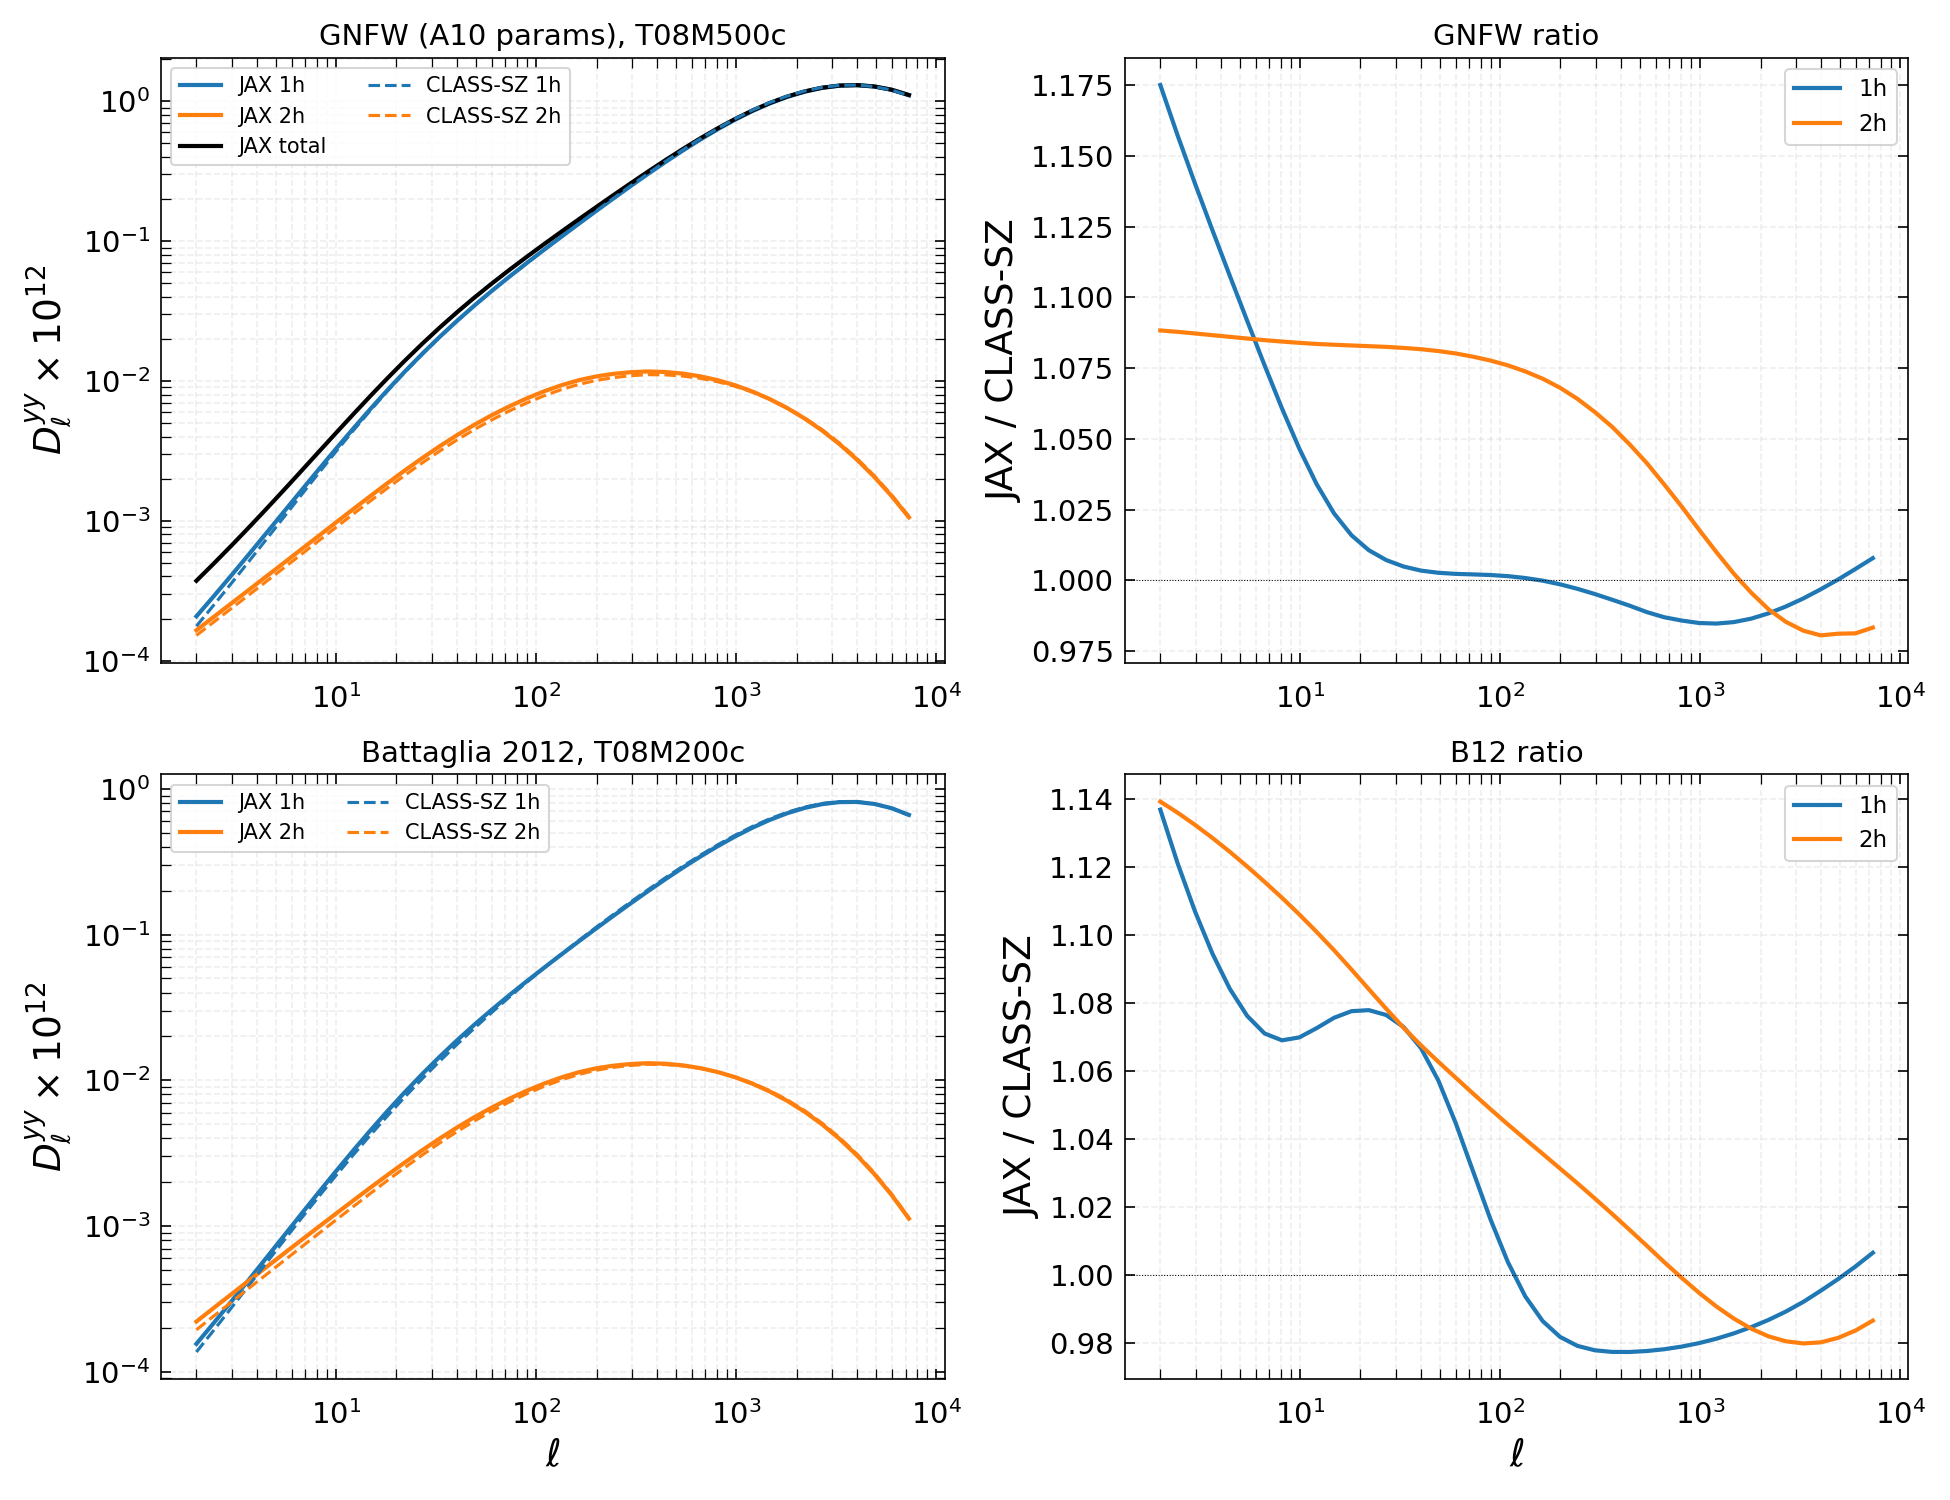

The script that saved this image:
"""
Step 5: Compare C_ell^yy from our JAX pipeline vs CLASS-SZ (run live).

Follows the GNFW calculation from:
  class_sz/docs/notebooks/class_sz_tszpowerspectrum.ipynb

Uses CLASS-SZ fast mode (initialize_classy_szfast) for the benchmark.

Run:  python notebooks/step5_cl_yy.py
"""
import warnings; warnings.filterwarnings('ignore')
import os; os.environ["JAX_PLATFORM_NAME"] = "cpu"
import numpy as np
import time

import jax; jax.config.update("jax_enable_x64", True)
import jax.numpy as jnp

import matplotlib
matplotlib.use("Agg")
import matplotlib.pyplot as plt

# ── Cosmology (matches notebook) ─────────────────────────────────────────────
cosmo = {
    'omega_b': 0.02, 'omega_cdm': 0.12, 'H0': 80.,
    'tau_reio': 0.0561, 'ln10^{10}A_s': 3.047, 'n_s': 0.9665,
}
h = cosmo['H0'] / 100.0

# Integration limits (CLASS-SZ convention: masses in M_sun/h)
z_min, z_max = 0.005, 2.0
M_min_h, M_max_h = 5e10, 3.5e15  # M_sun/h

# Convert to physical M_sun for our code
m_min = M_min_h / h
m_max = M_max_h / h

# ── 1. Run CLASS-SZ live ────────────────────────────────────────────────────
print("=" * 65)
print("1. CLASS-SZ (GNFW profile, T08M500c, fast mode)")
print("=" * 65)

from classy_sz import Class as Class_sz

t0 = time.time()
csz = Class_sz()
csz.set(cosmo)
csz.set({
    'output': 'tSZ_tSZ_1h,tSZ_tSZ_2h',
    'skip_input': 0,
    'cosmo_model': 0,

    'ell_min': 2,
    'ell_max': 8000,
    'dell': 0.,
    'dlogell': 0.2,

    'z_min': z_min,
    'z_max': z_max,
    'M_min': M_min_h,
    'M_max': M_max_h,

    'mass_function': 'T08M500c',
    'pressure_profile': 'GNFW',

    'P0GNFW': 8.130,
    'c500': 1.156,
    'gammaGNFW': 0.3292,
    'alphaGNFW': 1.0620,
    'betaGNFW': 5.4807,

    # B=1.0 means no mass bias (our code has no B parameter yet)
    'B': 1.0,

    'no_spline_in_tinker': 1,
    'HMF_prescription_NCDM': 1,
    'use_resnet_pkl': 0,

    # Precision
    'x_outSZ': 4.,
    'use_fft_for_profiles_transform': 1,
    'N_samp_fftw': 1024,
    'x_min_gas_pressure_fftw': 1e-4,
    'x_max_gas_pressure_fftw': 1e6,
    'n_m_pressure_profile': 100,
    'n_z_pressure_profile': 100,
    'ndim_redshifts': 150,
    'redshift_epsabs': 1e-40,
    'redshift_epsrel': 1e-4,
    'mass_epsabs': 1e-40,
    'mass_epsrel': 1e-4,
})
csz.initialize_classy_szfast()
t_csz = time.time() - t0

ell_csz = np.asarray(csz.cl_sz()['ell'])
dl_1h_csz = np.asarray(csz.cl_sz()['1h'])
dl_2h_csz = np.asarray(csz.cl_sz()['2h'])

print(f"  elapsed: {t_csz:.2f}s")
print(f"  ell range: [{ell_csz[0]:.0f}, {ell_csz[-1]:.0f}], n_ell={len(ell_csz)}")
print(f"  1h range: [{dl_1h_csz.min():.4e}, {dl_1h_csz.max():.4e}]")
print(f"  2h range: [{dl_2h_csz.min():.4e}, {dl_2h_csz.max():.4e}]")

# ── 2. Our JAX pipeline ────────────────────────────────────────────────────
print("\n" + "=" * 65)
print("2. JAX pipeline (cosmology.build + hmf + power_spectrum)")
print("=" * 65)

from classy_szfast.cosmology import build
from classy_szfast.hmf import build_halo_grids
from classy_szfast.power_spectrum import cl_yy_1h_2h

ell_jax = jnp.array(ell_csz)

t0 = time.time()
z_grid = jnp.geomspace(z_min, z_max, 150)
cg = build(cosmo, z_grid=z_grid)
hg = build_halo_grids(cg, cosmo, delta_crit=500.0,
                       m_min=m_min, m_max=m_max, n_m=300)
cl_1h, cl_2h = cl_yy_1h_2h(ell_jax, cg, hg, cosmo, profile='arnaud10')
t_jax = time.time() - t0

dl_fac = ell_jax * (ell_jax + 1) / (2 * jnp.pi) * 1e12
dl_1h_jax = np.array(dl_fac * cl_1h)
dl_2h_jax = np.array(dl_fac * cl_2h)

print(f"  elapsed: {t_jax:.2f}s")
print(f"  1h range: [{dl_1h_jax.min():.4e}, {dl_1h_jax.max():.4e}]")
print(f"  2h range: [{dl_2h_jax.min():.4e}, {dl_2h_jax.max():.4e}]")

# ── 3. Comparison ───────────────────────────────────────────────────────────
print("\n" + "=" * 65)
print("Ratios JAX / CLASS-SZ")
print("=" * 65)

r1h = dl_1h_jax / dl_1h_csz
r2h = dl_2h_jax / dl_2h_csz
print(f"  1h: mean={r1h.mean():.4f}  min={r1h.min():.4f}  max={r1h.max():.4f}")
print(f"  2h: mean={r2h.mean():.4f}  min={r2h.min():.4f}  max={r2h.max():.4f}")

print(f"\n  {'ell':>6}  {'JAX 1h':>10}  {'CSZ 1h':>10}  {'1h ratio':>8}"
      f"  {'JAX 2h':>10}  {'CSZ 2h':>10}  {'2h ratio':>8}")
for i in range(0, len(ell_csz), max(1, len(ell_csz)//10)):
    e = float(ell_csz[i])
    print(f"  {e:6.0f}  {dl_1h_jax[i]:10.4e}  {dl_1h_csz[i]:10.4e}  {r1h[i]:8.4f}"
          f"  {dl_2h_jax[i]:10.4e}  {dl_2h_csz[i]:10.4e}  {r2h[i]:8.4f}")

# ── 4. Also run B12 comparison ─────────────────────────────────────────────
print("\n" + "=" * 65)
print("3. CLASS-SZ B12 (for additional comparison)")
print("=" * 65)

csz_b12 = Class_sz()
csz_b12.set(cosmo)
csz_b12.set({
    'output': 'tSZ_1h,tSZ_2h',
    'skip_input': 0,
    'cosmo_model': 0,
    'ell_min': 2, 'ell_max': 8000,
    'dell': 0., 'dlogell': 0.2,
    'z_min': z_min, 'z_max': z_max,
    'M_min': M_min_h, 'M_max': M_max_h,
    'mass_function': 'T08M200c',
    'pressure_profile': 'B12',
    'concentration_parameter': 'D08',
    'x_outSZ': 4.,
    'use_fft_for_profiles_transform': 1,
    'N_samp_fftw': 1024,
    'x_min_gas_pressure_fftw': 1e-4,
    'x_max_gas_pressure_fftw': 1e6,
    'ndim_redshifts': 150,
    'n_m_pressure_profile': 100,
    'n_z_pressure_profile': 100,
})
csz_b12.compute_class_szfast()

ell_b12 = np.asarray(csz_b12.cl_sz()['ell'])
dl_1h_csz_b12 = np.asarray(csz_b12.cl_sz()['1h'])
dl_2h_csz_b12 = np.asarray(csz_b12.cl_sz()['2h'])

# Our B12
hg_200c = build_halo_grids(cg, cosmo, delta_crit=200.0,
                            m_min=m_min, m_max=m_max, n_m=300)
cl_1h_b12, cl_2h_b12 = cl_yy_1h_2h(jnp.array(ell_b12), cg, hg_200c, cosmo,
                                      profile='battaglia12')
dl_fac_b12 = jnp.array(ell_b12) * (jnp.array(ell_b12) + 1) / (2 * jnp.pi) * 1e12
dl_1h_jax_b12 = np.array(dl_fac_b12 * cl_1h_b12)
dl_2h_jax_b12 = np.array(dl_fac_b12 * cl_2h_b12)

r1h_b12 = dl_1h_jax_b12 / dl_1h_csz_b12
r2h_b12 = dl_2h_jax_b12 / dl_2h_csz_b12
print(f"  B12 1h: mean={r1h_b12.mean():.4f}  [{r1h_b12.min():.4f}, {r1h_b12.max():.4f}]")
print(f"  B12 2h: mean={r2h_b12.mean():.4f}  [{r2h_b12.min():.4f}, {r2h_b12.max():.4f}]")

# ── 5. Plot ─────────────────────────────────────────────────────────────────
label_size = 17
title_size = 18
legend_size = 11

fig, axes = plt.subplots(2, 2, figsize=(13, 10))

# Top left: GNFW (A10) D_ell
ax = axes[0, 0]
ax.loglog(ell_csz, dl_1h_jax, 'C0-', lw=2, label='JAX 1h')
ax.loglog(ell_csz, dl_2h_jax, 'C1-', lw=2, label='JAX 2h')
ax.loglog(ell_csz, dl_1h_jax + dl_2h_jax, 'k-', lw=2, label='JAX total')
ax.loglog(ell_csz, dl_1h_csz, 'C0--', lw=1.5, label='CLASS-SZ 1h')
ax.loglog(ell_csz, dl_2h_csz, 'C1--', lw=1.5, label='CLASS-SZ 2h')
ax.set_ylabel(r"$D_\ell^{yy} \times 10^{12}$", size=title_size)
ax.set_title("GNFW (A10 params), T08M500c", fontsize=14)
ax.legend(fontsize=legend_size - 1, ncol=2)

# Top right: GNFW ratio
ax = axes[0, 1]
ax.semilogx(ell_csz, r1h, 'C0-', lw=2, label='1h')
ax.semilogx(ell_csz, r2h, 'C1-', lw=2, label='2h')
ax.axhline(1.0, color='k', ls=':', lw=0.5)
ax.set_ylabel("JAX / CLASS-SZ", size=title_size)
ax.set_title("GNFW ratio", fontsize=14)
ax.legend(fontsize=legend_size)

# Bottom left: B12 D_ell
ax = axes[1, 0]
ax.loglog(ell_b12, dl_1h_jax_b12, 'C0-', lw=2, label='JAX 1h')
ax.loglog(ell_b12, dl_2h_jax_b12, 'C1-', lw=2, label='JAX 2h')
ax.loglog(ell_b12, dl_1h_csz_b12, 'C0--', lw=1.5, label='CLASS-SZ 1h')
ax.loglog(ell_b12, dl_2h_csz_b12, 'C1--', lw=1.5, label='CLASS-SZ 2h')
ax.set_xlabel(r"$\ell$", size=title_size)
ax.set_ylabel(r"$D_\ell^{yy} \times 10^{12}$", size=title_size)
ax.set_title("Battaglia 2012, T08M200c", fontsize=14)
ax.legend(fontsize=legend_size - 1, ncol=2)

# Bottom right: B12 ratio
ax = axes[1, 1]
ax.semilogx(ell_b12, r1h_b12, 'C0-', lw=2, label='1h')
ax.semilogx(ell_b12, r2h_b12, 'C1-', lw=2, label='2h')
ax.axhline(1.0, color='k', ls=':', lw=0.5)
ax.set_xlabel(r"$\ell$", size=title_size)
ax.set_ylabel("JAX / CLASS-SZ", size=title_size)
ax.set_title("B12 ratio", fontsize=14)
ax.legend(fontsize=legend_size)

for ax in axes.flat:
    ax.tick_params(axis='x', which='both', length=5, direction='in', pad=10)
    ax.tick_params(axis='y', which='both', length=5, direction='in', pad=5)
    ax.xaxis.set_ticks_position('both')
    ax.yaxis.set_ticks_position('both')
    plt.setp(ax.get_yticklabels(), fontsize=label_size - 3)
    plt.setp(ax.get_xticklabels(), fontsize=label_size - 3)
    ax.grid(visible=True, which='both', alpha=0.2, linestyle='--')

plt.tight_layout()
outpath = os.path.join(os.path.dirname(__file__) or '.', 'step5_cl_yy.png')
plt.savefig(outpath, dpi=150)
print(f"\nPlot saved: {outpath}")

csz.struct_cleanup()
csz_b12.struct_cleanup()
